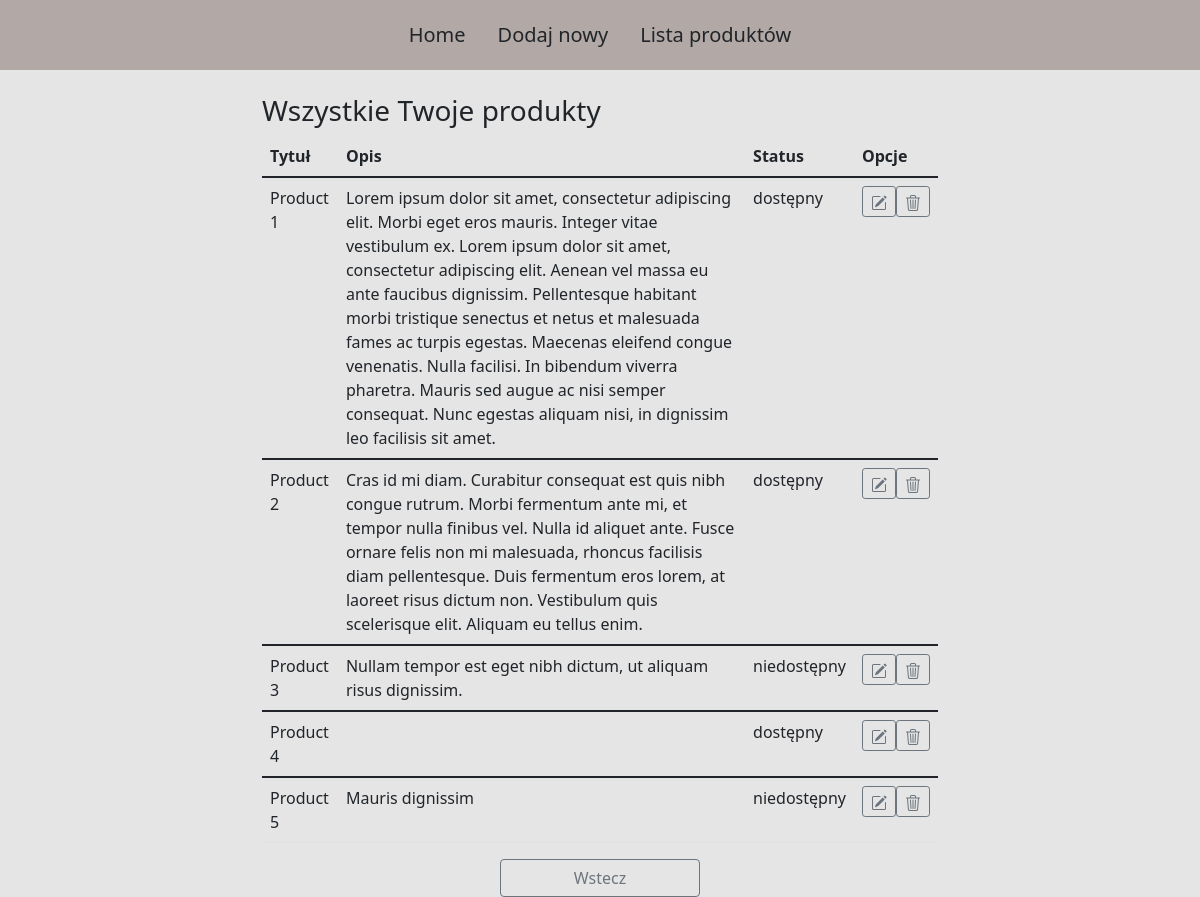
Screenshot of /views/list.php with the database file from the repository.
### tables this page shows
CREATE TABLE `products` (
  `ID` int(11) NOT NULL,
  `TITLE` varchar(50) NOT NULL,
  `DESCRIPTION` varchar(2000) DEFAULT NULL,
  `STATUS` varchar(20) NOT NULL
);

### inc/products.inc.php (called while the page is built, shortened)
<?php
include ROOT . '/controllers/dbController.php';
include ROOT . '/controllers/productController.php';
$products = new ProductsController('', '', '');
return $products->getProductList();

### controllers/dbController.php (called while the page is built, shortened)
<?php
class Db
{
    protected function connect()
    {
        try {
            $host = "localhost";
            $user = "root";
            $password = "";
            $dbName = "aurora";
            $db = new PDO('mysql:host=' . $host . ';dbname='  . $dbName, $user, $password);
            if (!$this->tableExists($db, "products")) {
                $this->createProductsTable($db);
            }
            return $db;
        } catch (PDOException $e) {
            echo "Database connetion error " . $e->getMessage();
        }
    }
    protected function tableExists($pdo, $table)
    {
        try {
            $result = $pdo->query("SELECT 1 FROM ($table) LIMIT 1");
        } catch (Exception $e) {
            $result = false;
        }
        return $result;
    }
}

### controllers/productController.php (called while the page is built, shortened)
<?php
class ProductsController extends Db
{
    public function getProductList()
    {
        $sql = $this->connect()->prepare('SELECT * FROM PRODUCTS');
        if (!$sql->execute()) {
            $sql = null;
            return 'error';
            exit();
        }
        if ($sql->rowCount() == 0) {
            $sql = null;
            return 'error';
            exit();
        } else {
            $products = $sql->fetchAll(PDO::FETCH_ASSOC);
            return $products;
        }
    }
}

### views/list.php (the view, shortened to what this page needs)
<!DOCTYPE html>
<html lang="pl">
<head>
    <link href="https://cdn.jsdelivr.net/npm/bootstrap@5.1.3/dist/css/bootstrap.min.css" rel="stylesheet">
</head>
<body style="background-color:#e5e5e5;">
    <?php
    include_once('../views/navbar.php');
    $results = include_once('../inc/products.inc.php');
    if ($results == 'error') {
        echo    '<div class="container col-7 d-flex justify-content-center">
                    <h3 class="fw-light mt-5 mb-5">Nie masz jeszcze żadnego produktu!</h3>
                </div>';
    } else {
    ?>
        <div class="container col-7">
            <h3 class="fw-light mt-4">Wszystkie Twoje produkty</h1>
                <table class="table table-hover">
                    <thead>
                        <tr>
                            <th scope="col">
                                Tytuł
                            </th>
                            <th scope="col">
                                Opis
                            </th>
                            <th scope="col">
                                Status
                            </th>
                            <th scope="col">
                                Opcje
                            </th>
                        </tr>
                    </thead>
                    <?php
                    foreach ($results as $key => $result) {
                    ?>
                        <tbody>
                            <tr>
                                <td>
                                    <?php echo $result['TITLE'] ?>
                                </td>
                                <td>
                                    <?php echo $result['DESCRIPTION'] ?>
                                </td>
                                <td>
                                    <?php echo $result['STATUS'] ?>
                                </td>
                                <td>
                                    <div class="btn-group">
                                        <a href='../views/edit.php?id=<?php echo $result['ID'] ?>' value='<?php echo $result['ID'] ?>'>
                                            <button class="btn btn-outline-secondary btn-sm">
                                            </button>
                                        </a>
                                        <form method="POST" action="../inc/products.inc.php">
                                            <button class="btn btn-outline-secondary btn-sm" type="submit" name="delete">
                                            </button>
                                        </form>
                                    </div>
                                </td>
                            </tr>
                        </tbody>
                <?php
                    }
                }
                ?>
                </table>
                <div class="d-flex justify-content-center">
                    <a href="index.php"><button type="button" class="btn btn-outline-secondary" style="width: 200px;">Wstecz</button></a>
                </div>
</body>
</html>

### views/navbar.php
<nav class="navbar navbar-light justify-content-center fs-5" style="background-color: #b2a8a6; height: 70px;">
    <ul class="nav">
        <li class="nav-item">
            <a class="nav-link text-dark" aria-current="page" href="index.php">Home</a>
        </li>
        <li class="nav-item">
            <a class="nav-link text-dark" href="views/add.php">Dodaj nowy</a>
        </li>
        <li class="nav-item">
            <a class="nav-link text-dark" href="views/list.php">Lista produktów</a>
        </li>
    </ul>
</nav>

### rows the page displays
products: TITLE "Product 1", DESCRIPTION "Lorem ipsum dolor sit amet, consectetur adipiscing elit. Morbi eget eros mauris. Integer vitae vestibulum ex. Lorem ipsum dolor sit amet, consectetur adipiscing elit. Aenean vel massa eu ante faucibus dignissim. Pellentesque habitant morbi tristique senectus et netus et malesuada fames ac turpis egestas. Maecenas eleifend congue venenatis. Nulla facilisi. In bibendum viverra pharetra. Mauris sed augue ac nisi semper consequat. Nunc egestas aliquam nisi, in dignissim leo facilisis sit amet.", STATUS "dostępny", $result['ID'] 17 (drawn)
products: TITLE "Product 2", DESCRIPTION "Cras id mi diam. Curabitur consequat est quis nibh congue rutrum. Morbi fermentum ante mi, et tempor nulla finibus vel. Nulla id aliquet ante. Fusce ornare felis non mi malesuada, rhoncus facilisis diam pellentesque. Duis fermentum eros lorem, at laoreet risus dictum non. Vestibulum quis scelerisque elit. Aliquam eu tellus enim.", STATUS "dostępny", $result['ID'] 18 (drawn)
products: TITLE "Product 3", DESCRIPTION "Nullam tempor est eget nibh dictum, ut aliquam risus dignissim.", STATUS "niedostępny", $result['ID'] 19 (drawn)
products: TITLE "Product 4", STATUS "dostępny", $result['ID'] 20 (drawn)
products: TITLE "Product 5", DESCRIPTION "Mauris dignissim", STATUS "niedostępny", $result['ID'] 21 (drawn)
